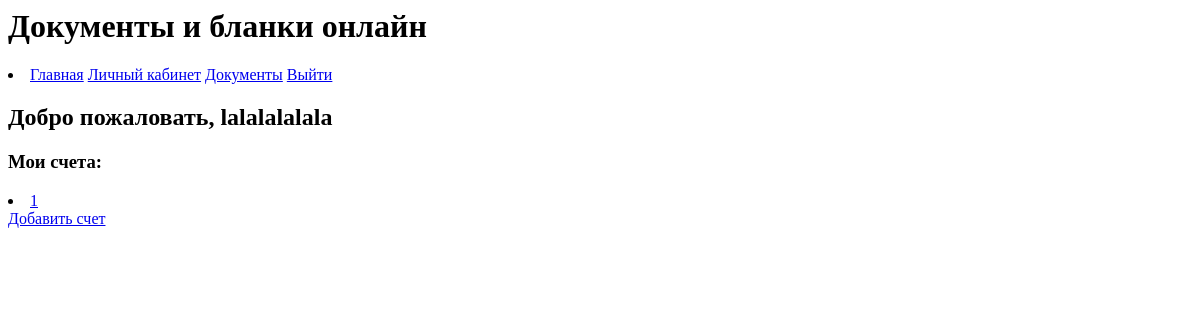
/documents/check/ (signed in), run on an earlier commit of the app's database.
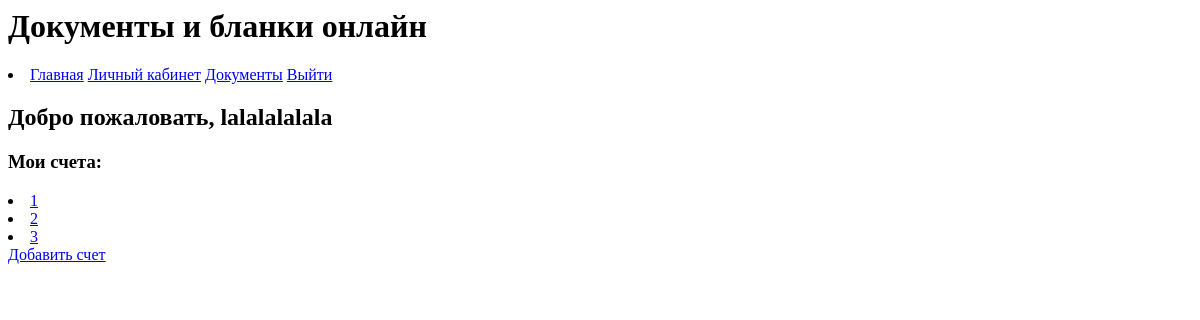
And on a later commit of the database.
### documents/models.py (models this page shows)
class Check(models.Model):
    check_num= models.IntegerField(unique=True)
    check_date = models.DateField()
    org_info = models.ForeignKey('account.Organization', on_delete=models.CASCADE)
    counter_info = models.ForeignKey('account.Counterparty', on_delete=models.CASCADE)
    ID_consignee = models.ForeignKey('Consignee', on_delete=models.CASCADE)
    more_info = models.ForeignKey('Additionally', on_delete=models.CASCADE)

### documents/views.py (the view)
# urls.py: path('check/', check, name='check'),
def check(request):
    checks = Check.objects.filter(
        id__in=User_Check.objects.filter(user=request.user).values_list('check_info', flat=True)
    )
    return render(request, 'documents/check.html', {'checks': checks})

### documents/templates/documents/check.html
{% include 'header.html' %}
<h2>Добро пожаловать, {{ user.username }}</h2>
<h3>Мои счета:</h3>
{% for check in checks %}
    <li><a href="{% url 'checkid' check.id %}">{{ check.id }}</a></li>
{% endfor %}
<a href = "{% url 'checkadd' %}">Добавить счет</a>

What changed in the data, as far as the page shows it:
added Check: id "2"
added Check: id "3"
